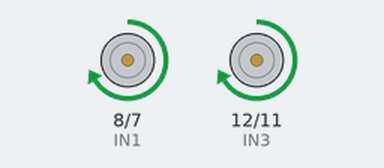
This program was run on a simulated Arduino Mega 2560, built with avr-gcc and run on an emulated ATmega2560. Shown: motor-driver pin pairs drawn as motors (green arrow = first pin HIGH = forward, orange = second pin HIGH = backward, longer = more drive, scaled by the enable pin).

Above: at 1.5 s.
At 5.5 s:
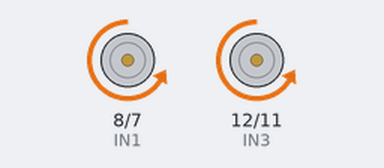
At 8.0 s:
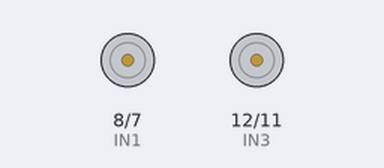
Timing chart, 0 to 11.7 s (numbered marks = the images above):
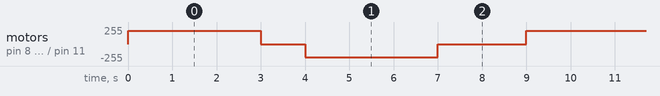

Measured:
- by itself, motor on pin 8 (IN1) / pin 7 (IN2), motor on pin 12 (IN3) / pin 11 (IN4): repeats every 9.0 s: stopped 1.0 s, backward 200/255 3.0 s, stopped 2.0 s, forward 200/255 3.0 s

The program:

main.cpp
```cpp
#include "Arduino.h"

#ifndef LED_BUILTIN
#define LED_BUILTIN 13
#endif

// --- Définition des broches pour les moteurs ---
const int ENA = 9;   // Enable moteur gauche (PWM)
const int IN1 = 8;   // Direction moteur gauche
const int IN2 = 7;   // Direction moteur gauche

const int ENB = 10;  // Enable moteur droit (PWM)
const int IN3 = 12;  // Direction moteur droit
const int IN4 = 11;  // Direction moteur droit

// --- Prototypes des fonctions ---
void avancer(int vitesse);
void reculer(int vitesse);
void stopRobot();
void tournerDroite();
void tournerGauche();

void setup() {
  // Initialisation des broches
  pinMode(ENA, OUTPUT);
  pinMode(ENB, OUTPUT);
  pinMode(IN1, OUTPUT);
  pinMode(IN2, OUTPUT);
  pinMode(IN3, OUTPUT);
  pinMode(IN4, OUTPUT);

  // Démarre avec les moteurs arrêtés
  stopRobot();
}

void loop() {
  // Fait avancer le robot pendant 3 secondes
  avancer(200);
  delay(3000);

  // Stoppe le robot 1 seconde
  stopRobot();
  delay(1000);

  // Fait reculer le robot pendant 3 secondes
  reculer(200);
  delay(3000);

  // Stoppe de nouveau 2 secondes
  stopRobot();
  delay(2000);
}

// --- Fonctions de mouvement ---

void avancer(int vitesse) {
  digitalWrite(IN1, HIGH);
  digitalWrite(IN2, LOW);
  digitalWrite(IN3, HIGH);
  digitalWrite(IN4, LOW);
  analogWrite(ENA, vitesse);
  analogWrite(ENB, vitesse);
}

void reculer(int vitesse) {
  digitalWrite(IN1, LOW);
  digitalWrite(IN2, HIGH);
  digitalWrite(IN3, LOW);
  digitalWrite(IN4, HIGH);
  analogWrite(ENA, vitesse);
  analogWrite(ENB, vitesse);
}

void stopRobot() {
  digitalWrite(IN1, LOW);
  digitalWrite(IN2, LOW);
  digitalWrite(IN3, LOW);
  digitalWrite(IN4, LOW);
  analogWrite(ENA, 0);
  analogWrite(ENB, 0);
}
```
